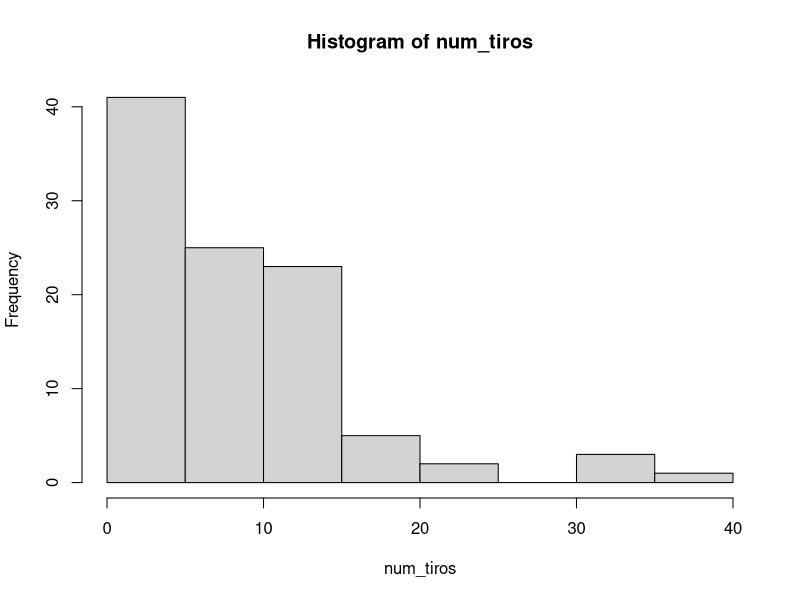

Write R code to recreate this figure.
head<-0
tail<-0
x<-0
n<-100
dinero<-numeric()
num_tiros<-numeric()
sumadinero<-10
menor_5<-0
mayor_10<-0
tiro_num<-0
valoresp_100tiros<-0
dinero_100tiros<-numeric()
nume_tiros<-numeric()

for(i in 1:n){
  dinero[i]<-0
  num_tiros[i]<-0
  head<-0
  tail<-0
while(abs(tail-head)!=3){
  
  dinero[i]<-dinero[i]-1
  num_tiros[i]<-num_tiros[i]+1
  
    x<-runif(1)
    
    if(x<(1/2)){
      head<-head+1
    } else{
      tail<-tail+1
    }
  
  } #end while
   
   if(num_tiros[i]<5){
     menor_5<-menor_5+1
   }
   if(num_tiros[i]>10){
     mayor_10<-mayor_10+1
   }
tiro_num<-tiro_num+num_tiros[i]
dinero[i]<-dinero[i]+8
sumadinero<-sumadinero+dinero[i]

   if(tiro_num<101){
    dinero_100tiros[i]<-dinero[i]
    nume_tiros[i]<-num_tiros[i]
   }
   
} #end ciclo for 

prom_tiros<-mean(num_tiros)
desv_tiros<-sd(num_tiros)
histograma<-hist(num_tiros)
prob_menor_5<-menor_5/n
prob_mayor_10<-mayor_10/n
valoresp_100tiros<-mean(dinero_100tiros)
valor_masprobable<-mean(nume_tiros)
